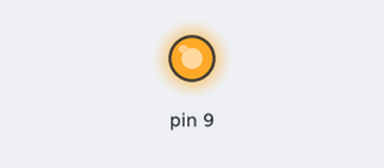
Bench run of a sketch on a simulated Arduino Uno, built with avr-gcc and run on an emulated ATmega328P. On the bench: output pins drawn as LEDs (lit = HIGH). At 0.0 s the program stops and its outputs stay as they are.

Above: at 0.1 s.
Timing chart, 0 to 1.5 s (numbered marks = the images above):
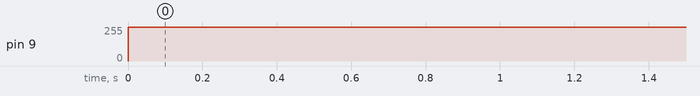

The sketch:

Analog_Led_Timer0_1.ino
```cpp
#include<avr/io.h>
#include<util/delay.h>
int main()
{
  //TCCR1A=(1<<WGM10)|(1<<WGM11)|(1<<COM1A1);
  //TCCR1B=1;
  TCCR1A = _BV(COM1A1) | _BV(COM1B1) | _BV(WGM10)|(1<<WGM11);
  TCCR1B = 1;
  DDRB=(1<<PB1);
  OCR1A=1020;//working for pin 9
   //WE have to check thid code for 0-5 volts excatly
 // I think its not upto to 255
  // We have to finf cycle for 255

}
```

Measured:
- by itself, pin 9: 0/255 → 254/255 at 0.00 s
